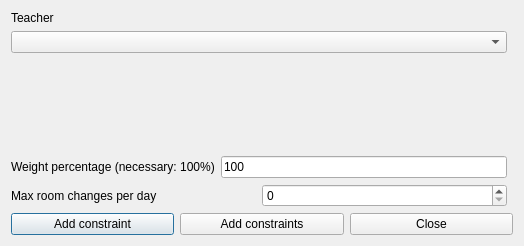
<?xml version="1.0" encoding="UTF-8"?>
<ui version="4.0">
 <class>AddConstraintTeacherMaxRoomChangesPerRealDayForm_template</class>
 <widget class="QDialog" name="AddConstraintTeacherMaxRoomChangesPerRealDayForm_template">
  <property name="geometry">
   <rect>
    <x>0</x>
    <y>0</y>
    <width>524</width>
    <height>246</height>
   </rect>
  </property>
  <property name="windowTitle">
   <string extracomment="This is the title of the dialog to add a new constraint of this type">Add teacher max room changes per real day</string>
  </property>
  <layout class="QGridLayout">
   <item row="4" column="0" colspan="2">
    <layout class="QHBoxLayout">
     <item>
      <widget class="QPushButton" name="addConstraintPushButton">
       <property name="text">
        <string>Add constraint</string>
       </property>
      </widget>
     </item>
     <item>
      <widget class="QPushButton" name="addConstraintsPushButton">
       <property name="text">
        <string>Add constraints</string>
       </property>
      </widget>
     </item>
     <item>
      <widget class="QPushButton" name="closePushButton">
       <property name="text">
        <string>Close</string>
       </property>
      </widget>
     </item>
    </layout>
   </item>
   <item row="0" column="0">
    <layout class="QVBoxLayout">
     <item>
      <widget class="QLabel" name="studentsTextLabel">
       <property name="frameShape">
        <enum>QFrame::NoFrame</enum>
       </property>
       <property name="frameShadow">
        <enum>QFrame::Plain</enum>
       </property>
       <property name="text">
        <string>Teacher</string>
       </property>
       <property name="wordWrap">
        <bool>false</bool>
       </property>
      </widget>
     </item>
     <item>
      <widget class="QComboBox" name="teachersComboBox">
       <property name="editable">
        <bool>false</bool>
       </property>
       <property name="insertPolicy">
        <enum>QComboBox::NoInsert</enum>
       </property>
       <property name="duplicatesEnabled">
        <bool>false</bool>
       </property>
      </widget>
     </item>
    </layout>
   </item>
   <item row="2" column="0">
    <layout class="QHBoxLayout">
     <item>
      <widget class="QLabel" name="weightTextLabel">
       <property name="frameShape">
        <enum>QFrame::NoFrame</enum>
       </property>
       <property name="frameShadow">
        <enum>QFrame::Plain</enum>
       </property>
       <property name="text">
        <string>Weight percentage (necessary: 100%)</string>
       </property>
       <property name="wordWrap">
        <bool>false</bool>
       </property>
      </widget>
     </item>
     <item>
      <widget class="QLineEdit" name="weightLineEdit">
       <property name="text">
        <string notr="true">100</string>
       </property>
      </widget>
     </item>
    </layout>
   </item>
   <item row="3" column="0">
    <layout class="QHBoxLayout">
     <item>
      <widget class="QLabel" name="textLabel1">
       <property name="text">
        <string>Max room changes per day</string>
       </property>
       <property name="wordWrap">
        <bool>false</bool>
       </property>
      </widget>
     </item>
     <item>
      <widget class="QSpinBox" name="maxChangesSpinBox"/>
     </item>
    </layout>
   </item>
   <item row="1" column="0">
    <spacer name="spacer1">
     <property name="orientation">
      <enum>Qt::Vertical</enum>
     </property>
     <property name="sizeType">
      <enum>QSizePolicy::Expanding</enum>
     </property>
     <property name="sizeHint" stdset="0">
      <size>
       <width>20</width>
       <height>21</height>
      </size>
     </property>
    </spacer>
   </item>
  </layout>
 </widget>
 <layoutdefault spacing="6" margin="11"/>
 <resources/>
 <connections/>
</ui>
